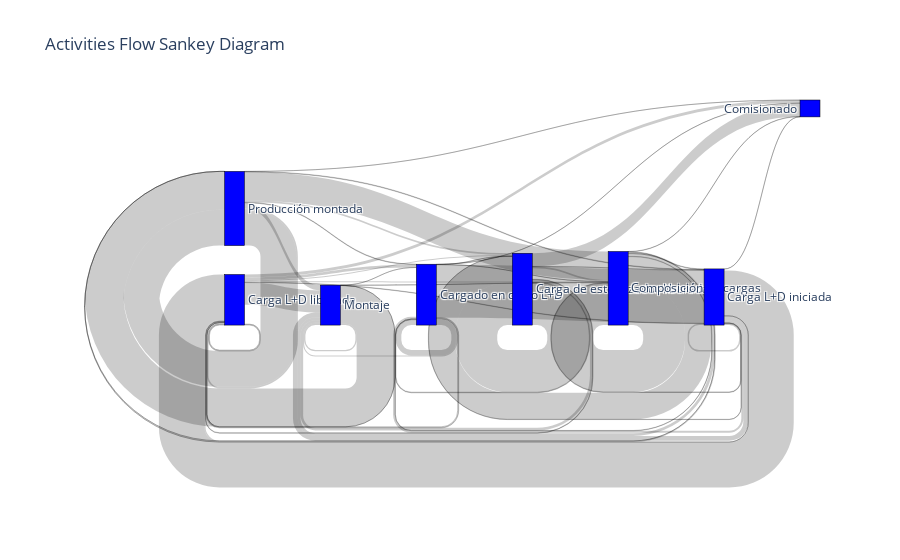

The code cell stored with this chart in its notebook:
### Code cell
fig = go.Figure(data=[go.Sankey(
    node=dict(
        pad=15,
        thickness=20,
        line=dict(color="black", width=0.5),
        label=list(set(sddf4['e1a'].tolist() + sddf4['e2a'].tolist())),
        color="blue"
    ),
    link=dict(
        source=sddf4['e1a'].map(lambda x: list(set(sddf4['e1a'].tolist() + sddf4['e2a'].tolist())).index(x)),
        target=sddf4['e2a'].map(lambda x: list(set(sddf4['e1a'].tolist() + sddf4['e2a'].tolist())).index(x)),
        value=sddf4['c']
    )
)])

fig.update_layout(title_text="Activities Flow Sankey Diagram")
fig.show()

### Figure 1 — Plotly figure (JSON) as saved in the notebook; plotly's stock layout.template omitted (floating-point values rounded to 4 significant figures)
{"data": [{"link": {"source": [3, 3, 3, 3, 3, 3, 3, 7, 7, 7, 7, 7, 7, 7, 7, 0, 0, 0, 0, 0, 0, 0, 2, 2, 2, 2, 2, 1, 1, 1, 1, 1, 1, 1, 1, 6, 6, 6, 6, 6, 6, 6, 6, 5, 5, 5, 5, 5, 5, 5], "target": [7, 3, 0, 2, 5, 6, 4, 0, 2, 3, 5, 6, 7, 1, 4, 2, 6, 3, 5, 0, 7, 4, 1, 6, 2, 0, 3, 6, 0, 1, 5, 2, 7, 3, 4, 5, 6, 1, 2, 0, 3, 7, 4, 5, 2, 0, 3, 6, 7, 4], "value": [1978, 199, 37, 39, 6, 2, 8, 1695, 183, 75, 10, 19, 54, 1, 8, 827, 38, 102, 39, 36, 14, 109, 1431, 4, 45, 1, 1, 1063, 59, 1334, 63, 198, 21, 20, 4, 989, 1560, 1, 101, 42, 12, 19, 11, 1569, 97, 16, 22, 58, 7, 490]}, "node": {"color": "blue", "label": ["Carga L+D liberada", "Producción montada", "Montaje", "Cargado en carro L+D", "Comisionado", "Carga de esterilizador liberada", "Composición de cargas", "Carga L+D iniciada"], "line": {"color": "black", "width": 0.5}, "pad": 15, "thickness": 20}, "type": "sankey"}], "layout": {"title": {"text": "Activities Flow Sankey Diagram"}}}
